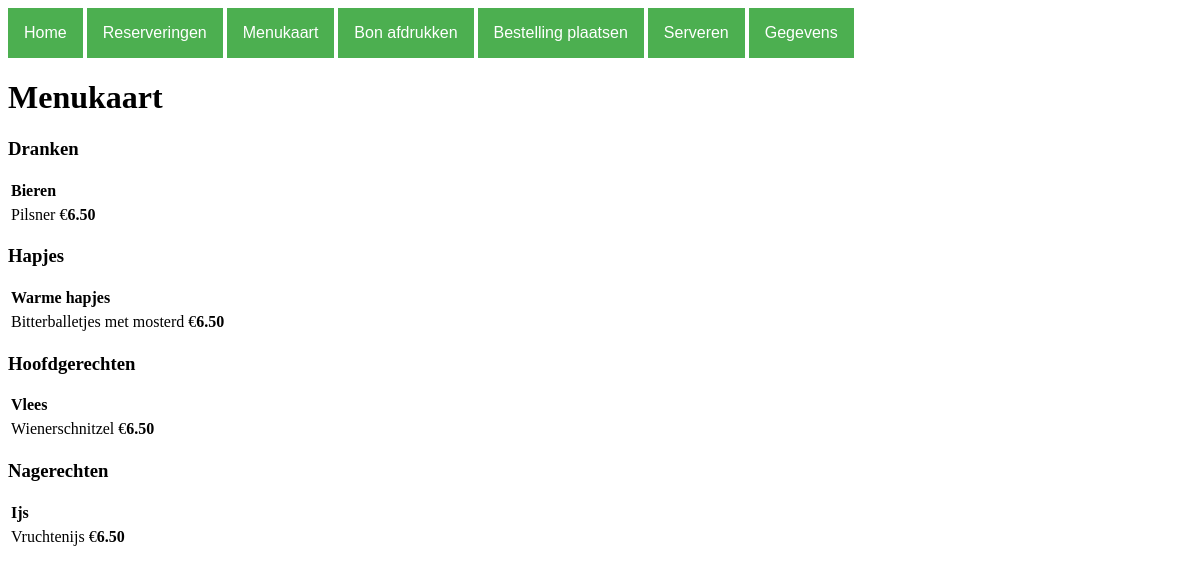
The page /menukaart.php on the database its author committed.
### tables this page shows
CREATE TABLE gerechtcategorien (
	ID INT(11) NOT NULL AUTO_INCREMENT UNIQUE,
	Code VARCHAR(3) UNIQUE,
	Naam VARCHAR(20),
	 
	PRIMARY KEY (ID)
);

CREATE TABLE gerechtsoorten (
	ID INT(11) NOT NULL AUTO_INCREMENT UNIQUE,
	Code VARCHAR(3) UNIQUE,
	Naam VARCHAR(20),
	Gerechtcategorie_ID INT(11) NOT NULL,
	 
	PRIMARY KEY (ID),
	FOREIGN KEY (Gerechtcategorie_ID) REFERENCES gerechtcategorien(ID)
);

CREATE TABLE menuitems (
	ID INT(11) NOT NULL AUTO_INCREMENT UNIQUE,
	Code VARCHAR(4) UNIQUE,
	Naam VARCHAR(30),
	Gerechtsoort_ID INT(11) NOT NULL,
	Prijs DECIMAL(5,2) NOT NULL,
	 
	FOREIGN KEY (Gerechtsoort_ID) REFERENCES gerechtsoorten(ID)
);

### database.php (called while the page is built, shortened)
<?php
class database{
    private $db;
    function __construct(){
        $this->db_server = 'localhost';
        $this->db_username = 'root';
        $this->db_password = '';
        $this->db_name = 'examen';
        $dsn = "mysql:host=$this->db_server;dbname=$this->db_name;charset=utf8mb4";
        $options = [
            PDO::ATTR_ERRMODE            => PDO::ERRMODE_EXCEPTION,
            PDO::ATTR_DEFAULT_FETCH_MODE => PDO::FETCH_ASSOC,
            PDO::ATTR_EMULATE_PREPARES   => false,
        ];
        try {
             $this->db = new PDO($dsn, $this->db_username, $this->db_password, $options);
        } catch (\PDOException $e) {
             throw new \PDOException($e->getMessage(), (int)$e->getCode());
        }
    }
	public function select($statement, $named_placeholder){
        $statement = $this->db->prepare($statement);
        $statement->execute($named_placeholder);
        $result = $statement->fetchAll(PDO::FETCH_ASSOC);
        return $result;
    }
}
?>

### menukaart.php (the view, shortened to what this page needs)
<?php
include 'database.php';
$db = new database();
$categorien = $db->select("SELECT * FROM gerechtcategorien",[]);
$row_data = array_values($categorien);
?>
<!DOCTYPE html>
<html>
<head>
	<link rel="stylesheet" type="text/css" href="style.css">
</head>
<body>
	<?php include 'navigatie.php' ?>
	<h1>Menukaart</h1>
	<?php foreach ($row_data AS $data) { ?>
		<?php
		$categorie_id = $data['ID'];
		$soorten = $db->select("SELECT * FROM gerechtsoorten WHERE Gerechtcategorie_ID = :categorie_id",[':categorie_id' => $categorie_id]);
		$row_data_soorten = array_values($soorten);
		?>
		<h3><?php echo $data["Naam"]?></h3>
		<table style="text-align: left;">
			<tr>
				<?php foreach($row_data_soorten AS $data_soorten) {?>
					<?php
					$soorten_id = $data_soorten['ID'];
					$menuitems = $db->select("SELECT * FROM menuitems WHERE Gerechtsoort_ID = :soorten_id",[':soorten_id' => $soorten_id]);
					$row_data_menuitems = array_values($menuitems);
					?>
					<th><?php echo $data_soorten["Naam"] ?></th>
					<tr>
						<?php foreach($row_data_menuitems AS $data_menuitems) {?>
							<tr><td><?php echo $data_menuitems["Naam"]." €<strong>".$data_menuitems['Prijs']."</strong>"?></td>
						<?php } ?>
					</tr>
				<?php } ?>
			</tr>
		</table>
	<?php } ?>
</body>
</html>

### navigatie.php (shortened to what this page needs)
<div class="dropdown">
  <a href="index.php"><button class="dropbtn">Home</button></a>
</div>
<div class="dropdown">
  <a href="reserveringen.php"><button class="dropbtn">Reserveringen</button></a>
</div>
<div class="dropdown">
  <button class="dropbtn">Menukaart</button>
</div>
<div class="dropdown">
  <a href="bon.php"><button class="dropbtn">Bon afdrukken</button></a>
</div>
<div class="dropdown">
  <a href="bestellingen.php"><button class="dropbtn">Bestelling plaatsen</button></a>
</div>
<div class="dropdown">
  <button class="dropbtn">Serveren</button>
</div>
<div class="dropdown">
  <button class="dropbtn">Gegevens</button>
</div>

### style.css (style rules this page uses)
.dropbtn { background-color: #4CAF50; color: white; padding: 16px; font-size: 16px; border: none; cursor: pointer; }
.dropdown { position: relative; display: inline-block; }

### rows shown on the page
gerechtcategorien: Naam "Dranken"
gerechtsoorten: Naam "Bieren"
menuitems: Naam "Pilsner", Prijs "6.50"
gerechtcategorien: Naam "Hapjes"
gerechtsoorten: Naam "Warme hapjes"
menuitems: Naam "Bitterballetjes met mosterd", Prijs "6.50"
gerechtcategorien: Naam "Hoofdgerechten"
gerechtsoorten: Naam "Vlees"
menuitems: Naam "Wienerschnitzel", Prijs "6.50"
gerechtcategorien: Naam "Nagerechten"
gerechtsoorten: Naam "Ijs"
menuitems: Naam "Vruchtenijs", Prijs "6.50"
